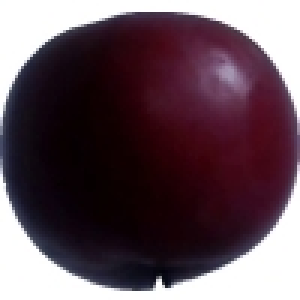
#> input picture Fruit Classifier/data/train/apple/r0_103_100.jpg, 100 x 100 px (shown 3 times larger); its folder holds only this picture in this run
$ jupyter execute --allow-errors Fruits_Classifier.ipynb
#> lines starting #> are read from the running program, lines starting #| are printed output that depends on the picture
Import Libraries

[cell 1]
import os
import numpy as np
import pandas as pd
import matplotlib.pyplot as plt
import seaborn as sns
from PIL import Image
from sklearn.preprocessing import LabelEncoder
from sklearn.ensemble import RandomForestClassifier
from sklearn.svm import SVC
from sklearn.neighbors import KNeighborsClassifier
from sklearn.metrics import classification_report, accuracy_score, confusion_matrix
from sklearn.model_selection import cross_val_score
import joblib
import warnings
warnings.filterwarnings('ignore')

Core functions

[cell 2]
def load_images_from_folder(folder_path, image_size=(64,64)):
#> called with folder_path = '../data/train', image_size = (64, 64)
    images = []
    labels = []
    class_names = [d for d in os.listdir(folder_path) if os.path.isdir(os.path.join(folder_path, d))]

    print(f"📂 Loading images from: {folder_path}")
    print(f"🏷️  Found classes: {class_names}")

    total_images = 0
    for class_name in class_names:
        class_path = os.path.join(folder_path, class_name)
        image_files = [f for f in os.listdir(class_path)
                      if f.lower().endswith(('.png', '.jpg', '.jpeg'))]

        print(f"  📊 {class_name}: {len(image_files)} images")

        for filename in image_files:
            img_path = os.path.join(class_path, filename)
            try:
                img = Image.open(img_path).convert('RGB')
#> img is the input picture: PIL image 100x100 RGB; mean R, G, B 98.1, 78.4, 87.7
                img = img.resize(image_size)
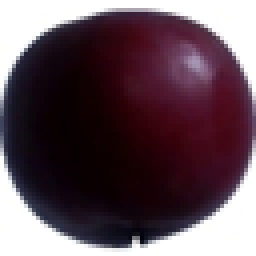
#> img: PIL image 64x64 RGB (shown 4 times larger); mean R, G, B 97.9, 78.3, 87.5
                images.append(np.array(img).flatten())
                labels.append(class_name)
                total_images += 1
            except Exception as e:
                print(f"❌ Error loading {img_path}: {e}")
#> pass 2 of the loop in load_images_from_folder, `for class_name in class_names:`:
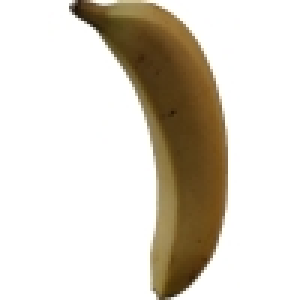
#> input picture Fruit Classifier/data/train/banana/r0_103_100.jpg, 100 x 100 px (shown 3 times larger)
#> in load_images_from_folder, img is the input picture: PIL image 100x100 RGB; mean R, G, B 219.3, 213, 202
#> in load_images_from_folder, `img = img.resize(image_size)`:
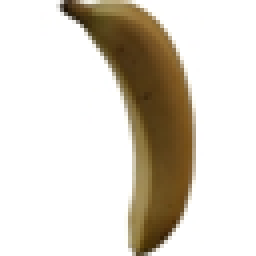
#> img: PIL image 64x64 RGB (shown 4 times larger); mean R, G, B 219.2, 212.8, 201.9

    print(f"✅ Successfully loaded {total_images} images")
    return np.array(images), np.array(labels)

# [42 lines left out: functions predict_image, show_sample_images, not called in this run]

Load data

[cell 3]
train_dir = '../data/train'
test_dir = '../data/test'

print("🚀 LOADING DATASET")
print("=" * 50)

X_train, y_train = load_images_from_folder(train_dir)
#> (the rest of this cell did not finish here and is left out)


print(f"\n📊 DATASET SUMMARY:")
print(f"Training samples: {len(X_train)}")
print(f"Test samples: {len(X_test)}")
print(f"Feature dimensions: {X_train.shape[1]} (64x64x3 flattened)")

le = LabelEncoder()
y_train_enc = le.fit_transform(y_train)
y_test_enc = le.transform(y_test)

print(f"Classes: {list(le.classes_)}")

Dataset analysis and visualization

[cell 4]
def analyze_dataset_distribution(train_dir, test_dir):

#> called with train_dir = '../data/train', test_dir = '../data/test'
    train_counts = {}
    test_counts = {}

    for class_name in os.listdir(train_dir):
        class_path = os.path.join(train_dir, class_name)
        if os.path.isdir(class_path):
            train_counts[class_name] = len([f for f in os.listdir(class_path)
                                          if f.lower().endswith(('.png', '.jpg', '.jpeg'))])
#> pass 2 of the loop in analyze_dataset_distribution, `for class_name in os.listdir(train_dir):`:
